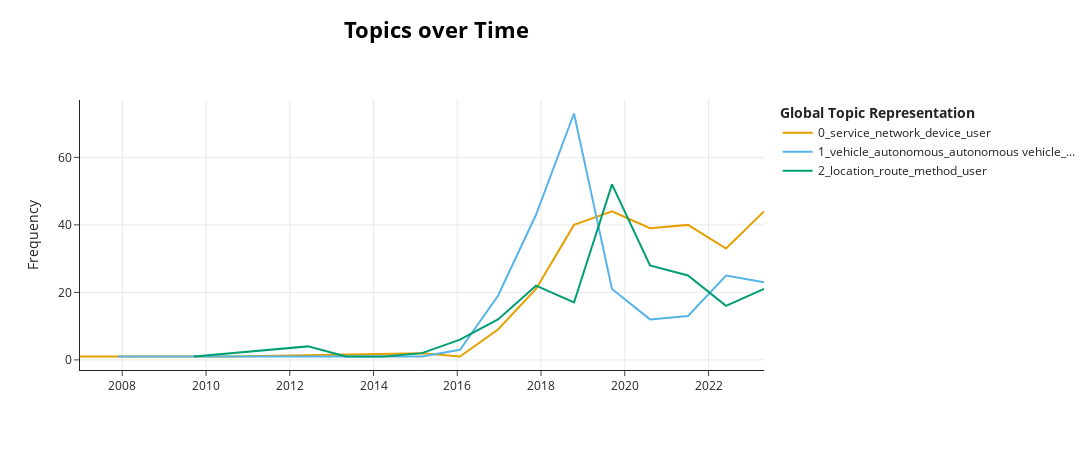

The notebook cell this image was saved under:
### Code cell
# Calculate and visualize the topics over time
topics_over_time = topic_model.topics_over_time(df['clean_text'], timestamps, global_tuning=True, evolution_tuning=True, nr_bins=20)

# Visualize the topics over time
topic_model.visualize_topics_over_time(topics_over_time, top_n_topics=10, custom_labels=True)

### Figure 1 — Plotly figure (JSON) as saved in the notebook; plotly's stock layout.template omitted (floating-point values rounded to 4 significant figures)
{"data": [{"hoverinfo": "text", "hovertext": ["<b>Topic 0</b><br>Words: alarm, installation, installation instructions, remote processing, alarm installation", "<b>Topic 0</b><br>Words: subsidized, mobile unit, billing, telephone, billing rate", "<b>Topic 0</b><br>Words: location based, based event, attribute information, rules, event occurred", "<b>Topic 0</b><br>Words: demand service, demand, information, sub regions, supplied sub", "<b>Topic 0</b><br>Words: price, price change, verify price, verify, user verify", "<b>Topic 0</b><br>Words: message, indication device, indication, device, service", "<b>Topic 0</b><br>Words: service, device, transport, network, system", "<b>Topic 0</b><br>Words: service, device, system, transport, network", "<b>Topic 0</b><br>Words: service, device, network, system, user", "<b>Topic 0</b><br>Words: service, device, network, computing, system", "<b>Topic 0</b><br>Words: service, network, system, provider, device", "<b>Topic 0</b><br>Words: service, user, computing, network, transport", "<b>Topic 0</b><br>Words: service, transport, network, computing, user"], "marker": {"color": "#E69F00"}, "mode": "lines", "name": "0_service_network_device_user", "type": "scatter", "x": ["2006-12-28T10:48:00", "2009-09-17T19:12:00", "2010-08-15T06:00:00", "2015-02-27T12:00:00", "2016-01-24T22:48:00", "2016-12-21T09:36:00", "2017-11-17T20:24:00", "2018-10-15T07:12:00", "2019-09-11T18:00:00", "2020-08-08T04:48:00", "2021-07-05T15:36:00", "2022-06-02T02:24:00", "2023-04-29T13:12:00"], "y": [1, 1, 1, 2, 1, 9, 21, 40, 44, 39, 40, 33, 44]}, {"hoverinfo": "text", "hovertext": ["<b>Topic 1</b><br>Words: status data, status, length data, fixed length, length", "<b>Topic 1</b><br>Words: user notification, notification, based decoded, home security, notification instructions", "<b>Topic 1</b><br>Words: entrance, detection street, street side, entrance detection, multi dimensional", "<b>Topic 1</b><br>Words: steering, automated vehicle, clutch, automated, gear", "<b>Topic 1</b><br>Words: sensor, vehicle, autonomous, autonomous vehicle, control", "<b>Topic 1</b><br>Words: vehicle, autonomous, autonomous vehicle, system, sensor", "<b>Topic 1</b><br>Words: vehicle, autonomous, autonomous vehicle, system, sensor", "<b>Topic 1</b><br>Words: autonomous, vehicle, autonomous vehicle, test, system", "<b>Topic 1</b><br>Words: autonomous vehicle, vehicle, autonomous, rider, intent", "<b>Topic 1</b><br>Words: vehicle, electric, autonomous, light electric, autonomous vehicle", "<b>Topic 1</b><br>Words: vehicle, autonomous, autonomous vehicle, computing system, computing", "<b>Topic 1</b><br>Words: vehicle, autonomous, autonomous vehicle, computing system, system"], "marker": {"color": "#56B4E9"}, "mode": "lines", "name": "1_vehicle_autonomous_autonomous vehicle_...", "type": "scatter", "x": ["2007-11-24T21:36:00", "2008-10-21T08:24:00", "2015-02-27T12:00:00", "2016-01-24T22:48:00", "2016-12-21T09:36:00", "2017-11-17T20:24:00", "2018-10-15T07:12:00", "2019-09-11T18:00:00", "2020-08-08T04:48:00", "2021-07-05T15:36:00", "2022-06-02T02:24:00", "2023-04-29T13:12:00"], "y": [1, 1, 1, 3, 19, 43, 73, 21, 12, 13, 25, 23]}, {"hoverinfo": "text", "hovertext": ["<b>Topic 2</b><br>Words: data objects, objects, spatial data, objects map, database referencing", "<b>Topic 2</b><br>Words: polyline, specified, node, point polyline, node including", "<b>Topic 2</b><br>Words: link, original, cost, pois, city", "<b>Topic 2</b><br>Words: traffic information, navigation guidance, providing navigation, device global, received traffic", "<b>Topic 2</b><br>Words: description, original, abbreviated, description original, abbreviated description", "<b>Topic 2</b><br>Words: pois, set pois, routing point, map, providing routing", "<b>Topic 2</b><br>Words: transition, point, transition zone, defining, within", "<b>Topic 2</b><br>Words: route, location, map, providing, method", "<b>Topic 2</b><br>Words: location, trip, driver, based, method", "<b>Topic 2</b><br>Words: route, navigation, guidance, user, search", "<b>Topic 2</b><br>Words: location, trip, method, route, data", "<b>Topic 2</b><br>Words: location, route, method, image, map", "<b>Topic 2</b><br>Words: location, route, information, point, method", "<b>Topic 2</b><br>Words: location, user, places, device, method", "<b>Topic 2</b><br>Words: location, route, user, method, based"], "marker": {"color": "#009E73"}, "mode": "lines", "name": "2_location_route_method_user", "type": "scatter", "x": ["2009-09-17T19:12:00", "2010-08-15T06:00:00", "2012-06-08T03:36:00", "2013-05-05T14:24:00", "2014-04-02T01:12:00", "2015-02-27T12:00:00", "2016-01-24T22:48:00", "2016-12-21T09:36:00", "2017-11-17T20:24:00", "2018-10-15T07:12:00", "2019-09-11T18:00:00", "2020-08-08T04:48:00", "2021-07-05T15:36:00", "2022-06-02T02:24:00", "2023-04-29T13:12:00"], "y": [1, 2, 4, 1, 1, 2, 6, 12, 22, 17, 52, 28, 25, 16, 21]}], "layout": {"height": 450, "hoverlabel": {"bgcolor": "white", "font": {"family": "Rockwell", "size": 16}}, "legend": {"title": {"text": "<b>Global Topic Representation"}}, "title": {"font": {"color": "Black", "size": 22}, "text": "<b>Topics over Time</b>", "x": 0.4, "xanchor": "center", "y": 0.95, "yanchor": "top"}, "width": 1250, "xaxis": {"showgrid": true}, "yaxis": {"showgrid": true, "title": {"text": "Frequency"}}}}
